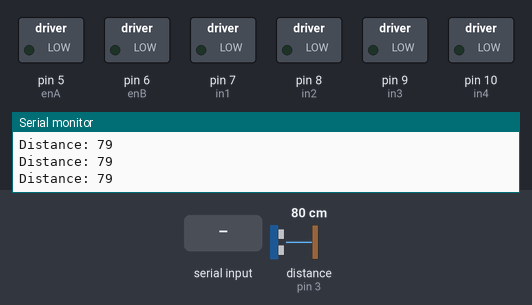
This sketch was run on a simulated Arduino Uno, built with avr-gcc and run on an emulated ATmega328P. Shown: switched loads named in the sketch (green lamp = pin HIGH), the last lines printed to the serial monitor. Wiring (inferred from the names in the program): ultrasonic range finder: trigger pin 2; echo pin 3. Inputs (shaded band) come from the test bench; at power-on: distance to the obstacle (sensor on pin 3) 80 cm. The echo pulse lasts 58.3 µs per cm; pins used as bus, display or sensor lines are not drawn.

Above: at 1.2 s.
1.3 s: "1" received over Serial
At 2.5 s:
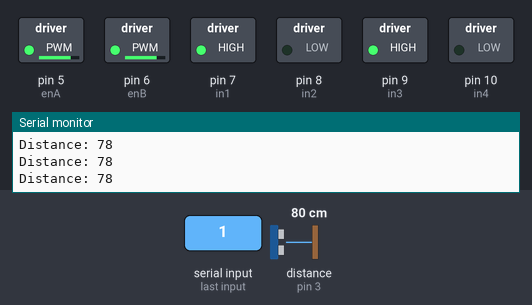
2.8 s: distance to the obstacle (sensor on pin 3) set to 19 cm
4.3 s: distance to the obstacle (sensor on pin 3) set to 15 cm
At 5.5 s:
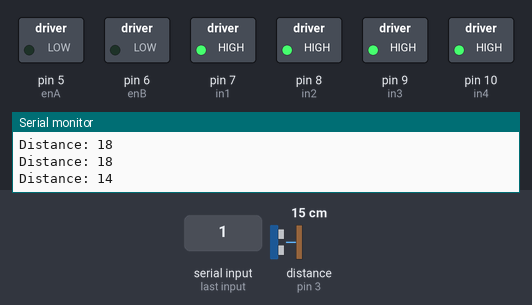
Timing chart, 0 to 7.3 s (numbered marks = the images above; inputs shaded):
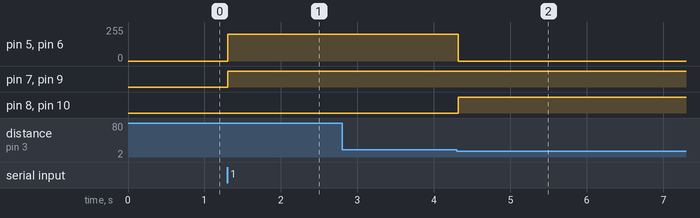

Measured:
- the behaviour switches between 18 and 17 cm on distance to the obstacle (sensor on pin 3) (found by bisection; images 1 and 2)
- after the input at 1.3 s, pin 5 (enA), pin 6 (enB): 0/255 → 200/255 at once; pin 7 (in1), pin 9 (in3): LOW → HIGH at once
- after the input at 4.3 s, pin 5 (enA), pin 6 (enB): 200/255 → 0/255 at once; pin 8 (in2), pin 10 (in4): LOW → HIGH at once

The sketch:

Arduino_Car.ino
```cpp
#include <Servo.h>
#include <NewPing.h>

const int trigPin = 2;
const int echoPin = 3;

const int in1 = 7;
const int in2 = 8;
const int in3 = 9;
const int in4 = 10;
const int enA = 5;
const int enB = 6;

const int MAX_SPEED = 255;
const int MIN_SPEED = 50;

long duration, cm;
int distance;

void setup() {
  pinMode(trigPin, OUTPUT); // Sets the trigPin as an Output
  pinMode(echoPin, INPUT); // Sets the echoPin as an Input
  Serial.begin(9600); // Starts the serial communication

  pinMode(in1, OUTPUT);
  pinMode(in2, OUTPUT);
  pinMode(in3, OUTPUT);
  pinMode(in4, OUTPUT);
  pinMode(enA, OUTPUT);
  pinMode(enB, OUTPUT);

  analogWrite(enA, 0);
  analogWrite(enB, 0);
}
void loop() {


// Clears the trigPin
  digitalWrite(trigPin, LOW);
  delayMicroseconds(2);
  // Sets the trigPin on HIGH state for 10 micro seconds
  digitalWrite(trigPin, HIGH);
  delayMicroseconds(10);
  digitalWrite(trigPin, LOW);
  // Reads the echoPin, returns the sound wave travel time in microseconds
  duration = pulseIn(echoPin, HIGH);
  // Calculating the distance
  distance = duration * 0.034 / 2;
  // Prints the distance on the Serial Monitor
  Serial.print("Distance: ");
  Serial.println(distance);

  //while (Serial.available() < 1) {}
  //int motorSpeed = Serial.read();

  if (Serial.available() > 0) {

  if (distance <= 16.5) {
    digitalWrite(in1, HIGH);

    digitalWrite(in2, HIGH);
    digitalWrite(in3, HIGH);
    digitalWrite(in4, HIGH);
    analogWrite(enA, 0);
    analogWrite(enB, 0);
      delay(100000);
      delay(100000);
      delay(100000);
      delay(100000);
      delay(100000);
      delay(100000);
      delay(100000);
      delay(100000);

  } else {
    digitalWrite(in1, HIGH);
    digitalWrite(in2, LOW);
    digitalWrite(in3, HIGH);
    digitalWrite(in4, LOW);
    analogWrite(enA, 200);
    analogWrite(enB, 200);
  }

  analogWrite(enA, 200);
  analogWrite(enB, 200);
}
}
```
